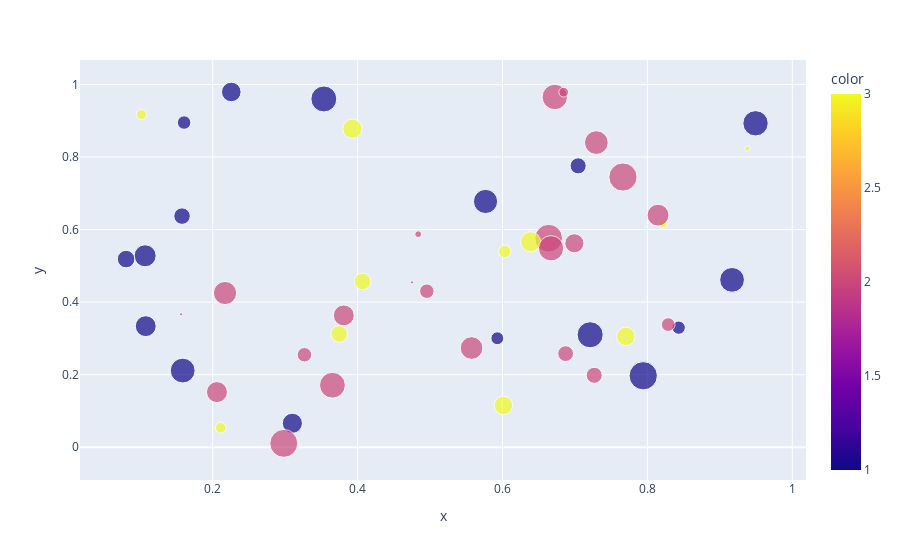
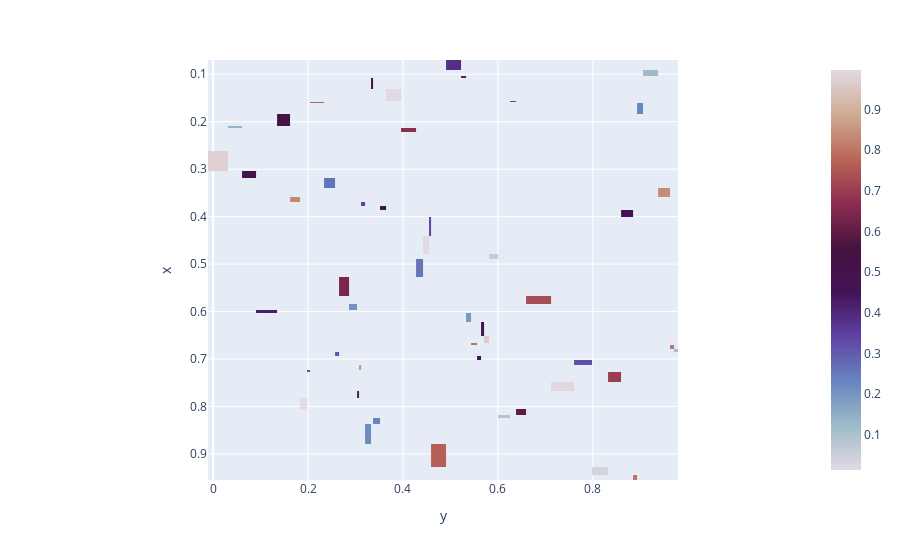

Notebook code cell kept with these figures, in order:
### Markdown cell above
################################
# Cell 10:
################################

### Code cell
# 01. Importar:
#     Bibliotecas: matplotlib, numpy
#     Módulos: pyplot
import pandas as pd
import numpy as np
import plotly.express as px
import cufflinks as cf
cf.go_offline()

# Create a sample dataframe
df = pd.DataFrame({
    'x': np.random.rand(50),
    'y': np.random.rand(50),
    'size': np.random.rand(50),
    'color': np.random.randint(1, 4, size=50)
})

# Bubble plot
fig = px.scatter(df, x='x', y='y', size='size', color='color')
fig.show()

# Heatmap
heatmap_data = df.pivot_table(values='size', index='x', columns='y')
fig = px.imshow(heatmap_data, color_continuous_scale='twilight')
fig.show()

### Figure 1 — Plotly figure (JSON) as saved in the notebook; plotly's stock layout.template omitted (floating-point values rounded to 4 significant figures)
{"data": [{"hovertemplate": "x=%{x}<br>y=%{y}<br>size=%{marker.size}<br>color=%{marker.color}<extra></extra>", "legendgroup": "", "marker": {"color": [1, 3, 2, 3, 1, 2, 1, 1, 2, 1, 3, 2, 2, 1, 3, 2, 2, 3, 1, 1, 3, 1, 2, 3, 2, 2, 2, 2, 2, 3, 3, 2, 2, 2, 2, 1, 1, 2, 1, 2, 2, 2, 1, 1, 1, 1, 1, 2, 3, 3], "coloraxis": "coloraxis", "size": [0.6054, 0.1249, 0.9608, 0.4646, 0.7692, 0.4557, 0.2265, 0.5064, 0.01358, 0.3401, 0.3466, 0.2622, 0.3112, 0.4785, 0.5033, 0.8312, 0.6709, 0.08489, 0.3838, 0.3242, 0.4261, 0.7303, 0.6394, 0.1412, 0.01293, 0.8057, 0.9759, 0.5954, 0.2619, 0.3448, 0.03313, 0.5447, 0.5491, 0.05794, 0.3221, 0.5445, 0.7998, 0.1176, 0.7651, 0.7982, 0.7023, 0.9918, 0.9969, 0.8495, 0.8395, 0.2195, 0.2065, 0.2341, 0.1916, 0.4253], "sizemode": "area", "sizeref": 0.002492, "symbol": "circle"}, "mode": "markers", "name": "", "orientation": "v", "showlegend": false, "type": "scatter", "x": [0.1068, 0.1018, 0.6637, 0.3929, 0.1586, 0.6993, 0.1606, 0.31, 0.4752, 0.1577, 0.3746, 0.3267, 0.6872, 0.2257, 0.6388, 0.3653, 0.2171, 0.8215, 0.08054, 0.7045, 0.6013, 0.5766, 0.5574, 0.2112, 0.1564, 0.6722, 0.2982, 0.8147, 0.4956, 0.4069, 0.938, 0.381, 0.2059, 0.4837, 0.7267, 0.1076, 0.9493, 0.6845, 0.9169, 0.667, 0.7296, 0.7663, 0.7943, 0.721, 0.3535, 0.8432, 0.5929, 0.8288, 0.6032, 0.7703], "xaxis": "x", "y": [0.5276, 0.917, 0.5761, 0.8778, 0.2115, 0.5622, 0.8947, 0.06619, 0.4546, 0.637, 0.3124, 0.2549, 0.2581, 0.9791, 0.5663, 0.1711, 0.4251, 0.6153, 0.5186, 0.7755, 0.1153, 0.6774, 0.2735, 0.05399, 0.3666, 0.9652, 0.01085, 0.6397, 0.4301, 0.4572, 0.8231, 0.3635, 0.1521, 0.5872, 0.1984, 0.3338, 0.8927, 0.9784, 0.4613, 0.5483, 0.8396, 0.7447, 0.1971, 0.3101, 0.9598, 0.3296, 0.3004, 0.3382, 0.5397, 0.3055], "yaxis": "y"}], "layout": {"coloraxis": {"colorbar": {"title": {"text": "color"}}, "colorscale": [[0, "#0d0887"], [0.1111, "#46039f"], [0.2222, "#7201a8"], [0.3333, "#9c179e"], [0.4444, "#bd3786"], [0.5556, "#d8576b"], [0.6667, "#ed7953"], [0.7778, "#fb9f3a"], [0.8889, "#fdca26"], [1, "#f0f921"]]}, "legend": {"itemsizing": "constant", "tracegroupgap": 0}, "margin": {"t": 60}, "xaxis": {"anchor": "y", "domain": [0, 1], "title": {"text": "x"}}, "yaxis": {"anchor": "x", "domain": [0, 1], "title": {"text": "y"}}}}

### Figure 2 — Plotly figure (JSON) as saved in the notebook; plotly's stock layout.template omitted (floating-point values rounded to 4 significant figures; data arrays with more than 128 entries replaced by an {"elided": "..."} marker saying what was removed)
{"data": [{"coloraxis": "coloraxis", "hovertemplate": "y: %{x}<br>x: %{y}<br>color: %{z}<extra></extra>", "name": "0", "type": "heatmap", "x": [0.01085, 0.05399, 0.06619, 0.1153, 0.1521, 0.1711, 0.1971, 0.1984, 0.2115, 0.2549, 0.2581, 0.2735, 0.3004, 0.3055, 0.3101, 0.3124, 0.3296, 0.3338, 0.3382, 0.3635, 0.3666, 0.4251, 0.4301, 0.4546, 0.4572, 0.4613, 0.5186, 0.5276, 0.5397, 0.5483, 0.5622, 0.5663, 0.5761, 0.5872, 0.6153, 0.637, 0.6397, 0.6774, 0.7447, 0.7755, 0.8231, 0.8396, 0.8778, 0.8927, 0.8947, 0.917, 0.9598, 0.9652, 0.9784, 0.9791], "xaxis": "x", "y": [0.08054, 0.1018, 0.1068, 0.1076, 0.1564, 0.1577, 0.1586, 0.1606, 0.2059, 0.2112, 0.2171, 0.2257, 0.2982, 0.31, 0.3267, 0.3535, 0.3653, 0.3746, 0.381, 0.3929, 0.4069, 0.4752, 0.4837, 0.4956, 0.5574, 0.5766, 0.5929, 0.6013, 0.6032, 0.6388, 0.6637, 0.667, 0.6722, 0.6845, 0.6872, 0.6993, 0.7045, 0.721, 0.7267, 0.7296, 0.7663, 0.7703, 0.7943, 0.8147, 0.8215, 0.8288, 0.8432, 0.9169, 0.938, 0.9493], "yaxis": "y", "z": {"elided": "50x50 float values"}}], "layout": {"coloraxis": {"colorscale": [[0, "#e2d9e2"], [0.1111, "#9ebbc9"], [0.2222, "#6785be"], [0.3333, "#5e43a5"], [0.4444, "#421257"], [0.5556, "#471340"], [0.6667, "#8e2c50"], [0.7778, "#ba6657"], [0.8889, "#ceac94"], [1, "#e2d9e2"]]}, "margin": {"t": 60}, "xaxis": {"anchor": "y", "constrain": "domain", "domain": [0, 1], "scaleanchor": "y", "title": {"text": "y"}}, "yaxis": {"anchor": "x", "autorange": "reversed", "constrain": "domain", "domain": [0, 1], "title": {"text": "x"}}}}
